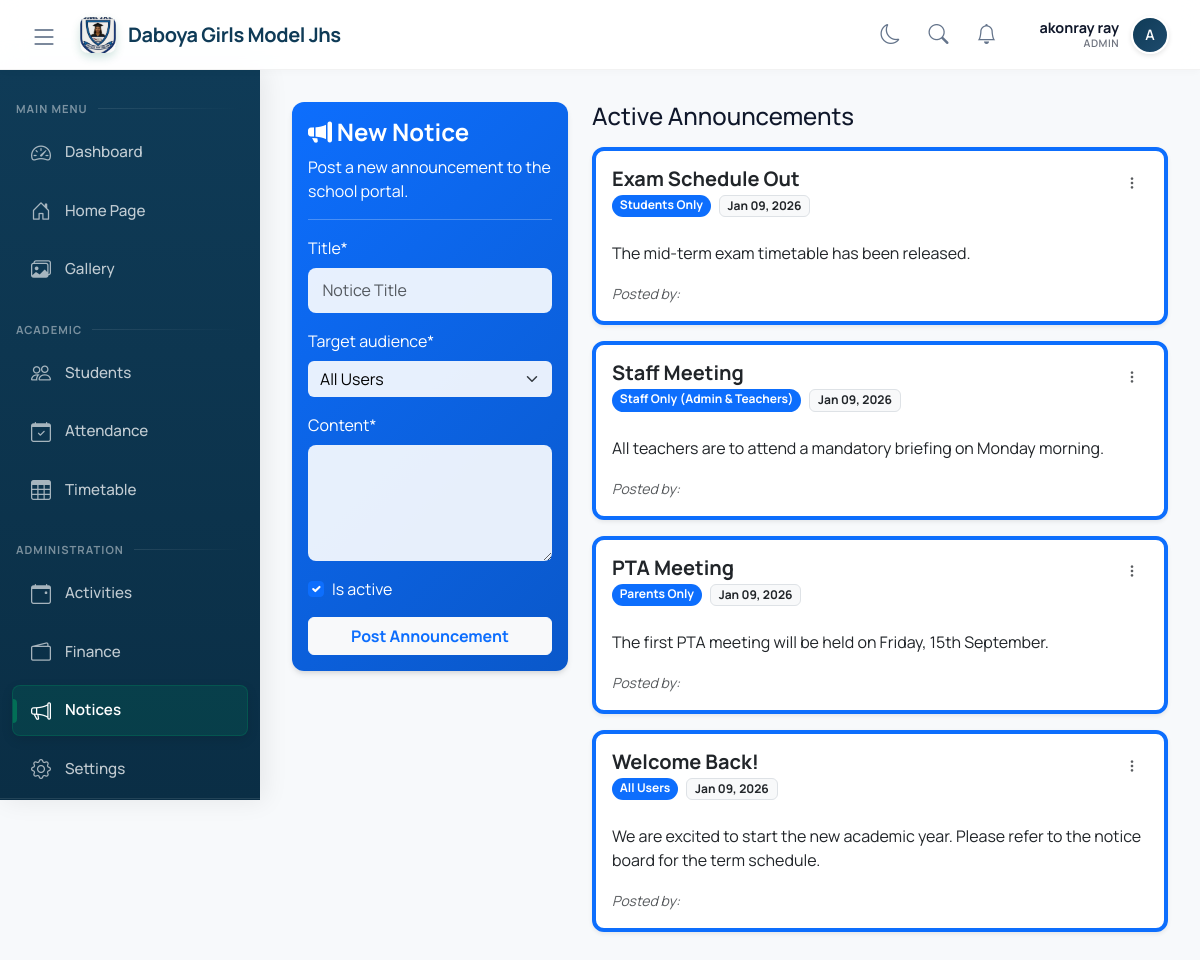
Page /announcements/manage/ (signed in) on the committed database.
### academics/models.py (models this page shows, shortened)
class SchoolInfo(models.Model):
    name = models.CharField(max_length=200, default="Daboya Girls Model JHS")
    address = models.TextField(default="P.O. Box 6, Daboya, North Gonja District")
    phone = models.CharField(max_length=50, default="024-0852910")
    email = models.EmailField(default="info@daboyagirlsmodel.edu.gh")
    motto = models.CharField(max_length=200, default="Success, Our Concern")
    logo = models.ImageField(upload_to='school_logo/', null=True, blank=True)
    class Meta:
        verbose_name_plural = "School Information"

### accounts/models.py (models this page shows, shortened)
class User(AbstractUser):
    USER_TYPES = (
        ('admin', 'Admin'),
        ('teacher', 'Teacher'),
        ('student', 'Student'),
        ('parent', 'Parent'),
    )
    user_type = models.CharField(max_length=10, choices=USER_TYPES)
    phone = models.CharField(max_length=15, blank=True)
    address = models.TextField(blank=True)
    profile_picture = models.ImageField(upload_to='profiles/', null=True, blank=True)

### announcements/models.py (models this page shows, shortened)
class Announcement(models.Model):
    TARGET_CHOICES = (
        ('all', 'All Users'),
        ('staff', 'Staff Only (Admin & Teachers)'),
        ('teachers', 'Teachers Only'),
        ('students', 'Students Only'),
        ('parents', 'Parents Only'),
    )
    title = models.CharField(max_length=200)
    content = models.TextField()
    target_audience = models.CharField(max_length=20, choices=TARGET_CHOICES, default='all')
    is_active = models.BooleanField(default=True)
    created_by = models.ForeignKey(User, on_delete=models.CASCADE)
    created_at = models.DateTimeField(auto_now_add=True)
    updated_at = models.DateTimeField(auto_now=True)
    class Meta:
        ordering = ['-created_at']

### announcements/views.py (the view)
# urls.py: path('manage/', views.manage_announcements, name='manage'),
@login_required
def manage_announcements(request):
    if request.user.user_type != 'admin':
        messages.error(request, 'Access denied')
        return redirect('dashboard')
    announcements = Announcement.objects.all()
    if request.method == 'POST':
        if 'delete' in request.POST:
            a_id = request.POST.get('delete')
            Announcement.objects.filter(id=a_id).delete()
            messages.success(request, 'Announcement deleted successfully.')
            return redirect('announcements:manage')
        form = AnnouncementForm(request.POST)
        if form.is_valid():
            announcement = form.save(commit=False)
            announcement.created_by = request.user
            announcement.save()
            messages.success(request, 'Announcement posted successfully.')
            return redirect('announcements:manage')
    else:
        form = AnnouncementForm()
    return render(request, 'announcements/manage.html', {
        'announcements': announcements,
        'form': form
    })

### announcements/forms.py
class AnnouncementForm(forms.ModelForm):
    class Meta:
        model = Announcement
        fields = ['title', 'target_audience', 'content', 'is_active']
        widgets = {
            'title': forms.TextInput(attrs={'class': 'form-control', 'placeholder': 'Notice Title'}),
            'target_audience': forms.Select(attrs={'class': 'form-select'}),
            'content': forms.Textarea(attrs={'class': 'form-control', 'rows': 4}),
            'is_active': forms.CheckboxInput(attrs={'class': 'form-check-input'})
        }

### academics/context_processors.py (called while the page is built)
def school_info(request):
    try:
        info = SchoolInfo.objects.first()
    except:
        info = None
    if not info:
        return {
            'school_name': "Daboya Girls Model JHS",
            'school_address': "P.O. Box 6, Daboya, North Gonja District",
            'school_motto': "Success, Our Concern",
        }
    return {
        'school_name': info.name,
        'school_address': info.address,
        'school_phone': info.phone,
        'school_email': info.email,
        'school_motto': info.motto,
        'school_logo': info.logo,
        'school_object': info
    }

### announcements/context_processors.py (called while the page is built)
def user_notifications(request):
    if request.user.is_authenticated:
        try:
            return {
                'unread_notifications': request.user.notifications.filter(is_read=False).order_by('-created_at')[:5],
                'unread_count': request.user.notifications.filter(is_read=False).count()
            }
        except (OperationalError, ProgrammingError):
            return {'unread_notifications': [], 'unread_count': 0}
    return {}

### templates/announcements/manage.html (shortened to what this page needs)
{% extends 'base.html' %}
{% load crispy_forms_tags %}
{% block content %}
<div class="row">
    <div class="col-md-4">
        <div class="card bg-gradient-primary text-white mb-4">
            <div class="card-body">
                <h4 class="card-title fw-bold"><i class="bi bi-megaphone-fill"></i> New Notice</h4>
                <p>Post a new announcement to the school portal.</p>
                <hr class="bg-white">
                <form method="post" class="text-white">
                    {{ form|crispy }}
                    <div class="d-grid mt-3">
                        <button class="btn btn-light text-primary fw-bold" type="submit">
                            Post Announcement
                        </button>
                    </div>
                </form>
            </div>
        </div>
    </div>
    <div class="col-md-8">
        <h4 class="mb-3">Active Announcements</h4>
        {% for notice in announcements %}
        <div class="card mb-3 border-start border-4 border-primary shadow-sm hover-shadow">
            <div class="card-body">
                <div class="d-flex justify-content-between align-items-start">
                    <div>
                        <h5 class="fw-bold mb-1">{{ notice.title }}</h5>
                        <div class="d-flex gap-2 mb-2">
                             <span class="badge bg-primary rounded-pill">{{ notice.get_target_audience_display }}</span>
                             <span class="badge bg-light text-dark border">{{ notice.created_at|date:"M d, Y" }}</span>
                        </div>
                    </div>
                     <div class="dropdown">
                        <button class="btn btn-sm btn-link text-muted" type="button" data-bs-toggle="dropdown">
                            <i class="bi bi-three-dots-vertical"></i>
                        </button>
                    </div>
                </div>
                <p class="card-text text-muted">{{ notice.content|linebreaks }}</p>
                <small class="text-muted fst-italic">Posted by: {{ notice.created_by.get_full_name }}</small>
            </div>
        </div>
        {% empty %}
        <div class="alert alert-info text-center py-5">
            <i class="bi bi-inbox fs-1 d-block mb-3"></i>
            No announcements found
        </div>
        {% endfor %}
    </div>
</div>
{% endblock %}

### templates/base.html (shortened to what this page needs)
{% load static %}
<!DOCTYPE html>
<html lang="en">
<head>
    <link href="https://cdn.jsdelivr.net/npm/bootstrap@5.3.0/dist/css/bootstrap.min.css" rel="stylesheet">
    <link rel="stylesheet" href="https://cdn.jsdelivr.net/npm/bootstrap-icons@1.11.0/font/bootstrap-icons.css">
</head>
<body>
    <div class="main-container {% if not user.is_authenticated %}public-layout{% endif %}">
        {% if user.is_authenticated %}
        <header class="header">
            <div class="container-fluid px-3 px-lg-4">
                <div class="d-flex justify-content-between align-items-center">
                    <div class="d-flex align-items-center gap-2">
                        <button class="header-action-btn d-none d-lg-block me-2" onclick="toggleSidebar()">
                            <i class="bi bi-list fs-3"></i>
                        </button>
                        <div class="navbar-brand m-0">
                            <div class="header-brand-icon">
                                {% if school_logo %}
                                    <img src="{{ school_logo.url }}" alt="Logo" style="width: 100%; height: 100%; object-fit: cover; border-radius: 8px;">
                                {% else %}
                                    GM
                                {% endif %}
                            </div>
                            <span class="d-none d-sm-block">{{ school_name|default:"Girls Model JHS" }}</span>
                        </div>
                    </div>
                    <div class="d-flex align-items-center gap-2">
                        <button class="header-action-btn d-none d-lg-flex" onclick="toggleTheme()" title="Toggle Dark Mode">
                            <i class="bi bi-moon fs-5" id="themeIcon"></i>
                        </button>
                        <button class="header-action-btn" data-bs-toggle="modal" data-bs-target="#searchModal" title="Search (Ctrl+K)">
                            <i class="bi bi-search fs-5"></i>
                        </button>
                        {% if user.is_authenticated %}
                        <div class="dropdown">
                            <button class="header-action-btn" type="button" data-bs-toggle="dropdown" aria-expanded="False">
                                <i class="bi bi-bell fs-5"></i>
                            </button>
                        </div>
                        {% endif %}
                        <a href="{% url 'dashboard' %}" class="user-info ms-2">
                            <div class="d-none d-md-block text-end lh-sm">
                                <div class="fw-bold" style="font-size: 0.9rem;">{{ user.get_full_name }}</div>
                                <div class="text-uppercase" style="font-size: 0.65rem; opacity: 0.6; font-weight: 600; letter-spacing: 0.5px;">{{ user.user_type }}</div>
                            </div>
                            <div class="user-avatar">
                                {{ user.get_full_name|first|upper }}
                            </div>
                        </a>
                    </div>
                </div>
            </div>
        </header>
        <nav class="sidebar" id="sidebar">
            <h4 class="mb-2">Main Menu</h4>
            <div class="nav-item">
                <a href="{% url 'dashboard' %}" class="nav-link {% if request.resolver_match.url_name == 'dashboard' %}active{% endif %}" title="Dashboard">
                    <i class="bi bi-speedometer2"></i>
                    <span>Dashboard</span>
                </a>
            </div>
            <div class="nav-item">
                <a href="{% url 'home' %}" class="nav-link {% if request.resolver_match.url_name == 'home' %}active{% endif %}" title="Home Page">
                    <i class="bi bi-house-door"></i>
                    <span>Home Page</span>
                </a>
            </div>
            <div class="nav-item">
                <a href="{% url 'academics:gallery' %}" class="nav-link {% if request.resolver_match.url_name == 'gallery' %}active{% endif %}" title="Gallery">
                    <i class="bi bi-images"></i>
                    <span>Gallery</span>
                </a>
            </div>
            {% if user.user_type == 'admin' or user.user_type == 'teacher' %}
            <h4 class="mb-2 mt-4">Academic</h4>
            <div class="nav-item">
                <a href="{% url 'students:student_list' %}" class="nav-link {% if request.resolver_match.url_name == 'student_list' %}active{% endif %}" title="Students">
                    <i class="bi bi-people"></i>
                    <span>Students</span>
                </a>
            </div>
            <div class="nav-item">
                <a href="{% url 'students:mark_attendance' %}" class="nav-link {% if request.resolver_match.url_name == 'mark_attendance' %}active{% endif %}" title="Attendance">
                    <i class="bi bi-calendar-check"></i>
                    <span>Attendance</span>
                </a>
            </div>
            <div class="nav-item">
                <a href="{% url 'academics:timetable' %}" class="nav-link {% if request.resolver_match.url_name == 'timetable' %}active{% endif %}" title="Timetable">
                    <i class="bi bi-table"></i>
                    <span>Timetable</span>
                </a>
            </div>
            {% endif %}
            {% if user.user_type == 'admin' %}
            <h4 class="mb-2 mt-4">Administration</h4>
            <div class="nav-item">
                <a href="{% url 'academics:manage_activities' %}" class="nav-link {% if request.resolver_match.url_name == 'manage_activities' %}active{% endif %}" title="Activities">
                    <i class="bi bi-calendar-event"></i>
                    <span>Activities</span>
                </a>
            </div>
            <div class="nav-item">
                <a href="{% url 'finance:dashboard' %}" class="nav-link {% if 'finance' in request.resolver_match.app_names %}active{% endif %}" title="Finance">
                    <i class="bi bi-wallet2"></i>
                    <span>Finance</span>
                </a>
            </div>
            <div class="nav-item">
                <a href="{% url 'announcements:manage' %}" class="nav-link {% if 'announcements' in request.resolver_match.app_names %}active{% endif %}" title="Notices">
                    <i class="bi bi-megaphone"></i>
                    <span>Notices</span>
                </a>
            </div>
            <div class="nav-item">
                <a href="{% url 'academics:school_settings' %}" class="nav-link {% if request.resolver_match.url_name == 'school_settings' %}active{% endif %}" title="Settings">
                    <i class="bi bi-gear"></i>
                    <span>Settings</span>
                </a>
            </div>
            {% endif %}
            <div class="mt-auto p-3 border-top" style="border-color: rgba(255,255,255,0.1) !important;">
            </div>
        </nav>
        {% endif %}
        <main class="main-content {% if not user.is_authenticated %}w-100 m-0 p-0{% endif %}" id="mainContent">
            {% block content %}{% endblock %}
        </main>
    </div>
    <div class="position-fixed top-0 end-0 p-3" style="z-index: 1200; width: 320px;" id="toastContainer"></div>
</body>
</html>

### templates/announcements/manage.html (style rules this page uses)
.bg-gradient-primary { background: linear-gradient(135deg, #0d6efd 0%, #0a58ca 100%) !important; color: white !important; border: none; }
.bg-gradient-primary .form-control, .bg-gradient-primary .form-select, .bg-gradient-primary textarea { background-color: rgba(255, 255, 255, 0.9); border: none; color: #000; }
.bg-gradient-primary label, .bg-gradient-primary .form-label { color: white !important; }

### rows in the picture
SchoolInfo: name "Daboya Girls Model Jhs"
User: get_full_name "akonray ray", user_type "ADMIN", get_full_name|first "A"
Announcement: title "Exam Schedule Out", target_audience "Students Only", created_at "Jan 09, 2026", content "The mid-term exam timetable has been released."
Announcement: title "Staff Meeting", target_audience "Staff Only (Admin & Teachers)", created_at "Jan 09, 2026", content "All teachers are to attend a mandatory briefing on Monday morning."
Announcement: title "PTA Meeting", target_audience "Parents Only", created_at "Jan 09, 2026", content "The first PTA meeting will be held on Friday, 15th September."
Announcement: title "Welcome Back!", target_audience "All Users", created_at "Jan 09, 2026", content "We are excited to start the new academic year. Please refer to the notice board for the term schedule."
